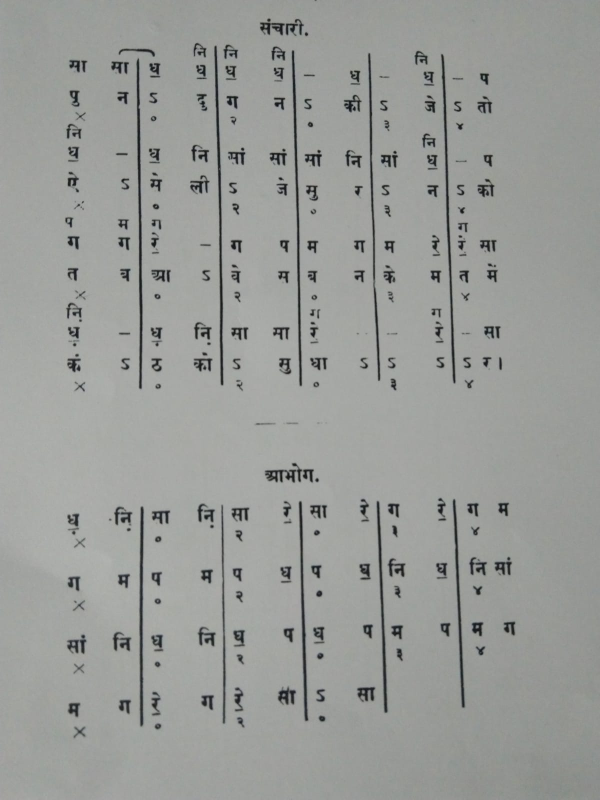
#> input picture part1.jpeg, 1200 x 1599 px (shown at 1/2 size)
$ jupyter execute 'Text Extraction Preprocessing.ipynb'
#> lines starting #> are read from the running program, lines starting #| are printed output that depends on the picture; after the words box and inside, x2 and y2 are one past the last pixel; in counts of white or black regions, pixels touching at a corner belong together
[cell 1]
import pandas as pd
import numpy as np
import matplotlib.pyplot as plt

[cell 2]
import pathlib
import cv2
import os
import sys
import PIL.Image as Image

[cell 3]
# IMAGE_SHAPE = (1200, 1200)
notes = cv2.imread("part1.jpeg", cv2.IMREAD_GRAYSCALE)
#> notes: shape (1599, 1200); min 11, max 183, mean 155.2
notes = cv2.cvtColor(notes, cv2.COLOR_BGR2RGB)
#> notes: shape (1599, 1200, 3)
notes

[cell 4]
_ , bin_notes = cv2.threshold(notes, 120, 255, cv2.THRESH_BINARY)
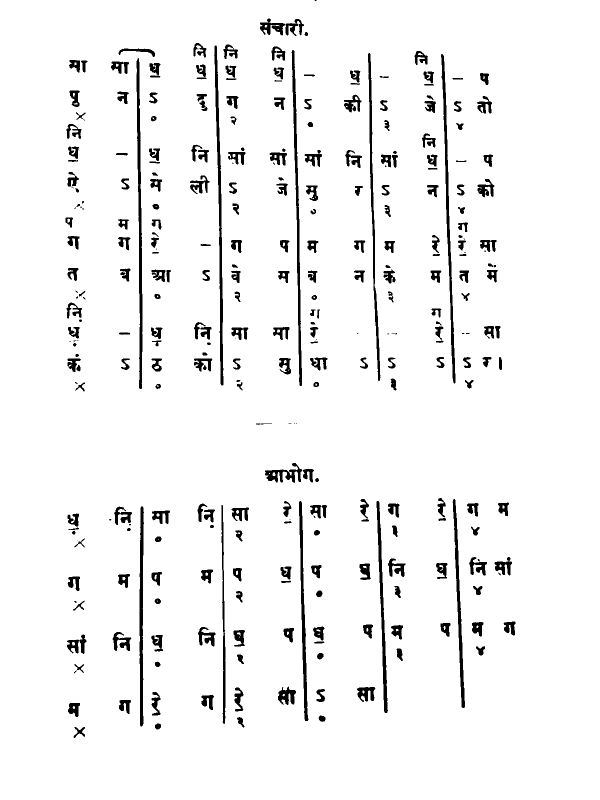
#> bin_notes: shape (1599, 1200, 3) (shown at 1/2 size); 95% white; 320 black regions (45 under 20 px), largest, box (x1, y1, x2, y2) and area: (273, 116, 285, 778) 3763, (428, 91, 447, 771) 3741, (882, 108, 911, 767) 3551

kernal = np.ones((1,1), np.uint8)
bin_notes = cv2.dilate(bin_notes , kernal, iterations = 5)

[cell 5]
plt.matshow(bin_notes)

[cell 6]
cv2.imwrite('binary_file.jpeg', bin_notes )
#> Out = True

[cell 7]
black = np.ones(bin_notes.shape)
plt.imshow(black)

[cell 8]
BinGray = cv2.Canny(bin_notes, 900, 100, 10)
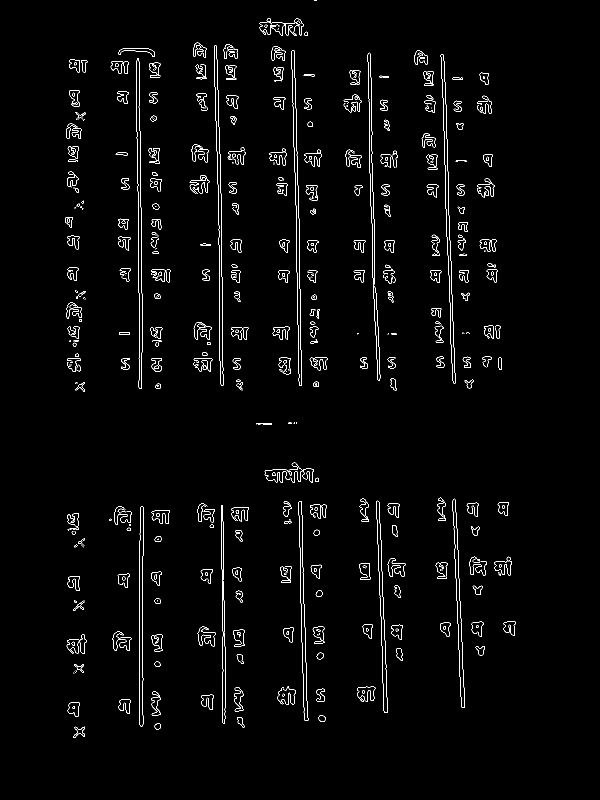
#> BinGray: shape (1599, 1200) (shown at 1/2 size); 1.9% white in thin lines or dots, all inside (x1, y1, x2, y2) = (130, 0, 1031, 1476)
plt.imshow( BinGray)

[cell 9]
contours, hierarchy = cv2.findContours(BinGray, cv2.RETR_EXTERNAL, cv2.CHAIN_APPROX_NONE)
#> contours = 453 contours, 272 with area under 20; largest, box (x1, y1, x2, y2) and area: (272, 116, 285, 778) 3753, (428, 90, 447, 771) 3742, (583, 100, 604, 772) 3554, (881, 108, 911, 767) 3549, (278, 1012, 288, 1453) 2814

[cell 10]
cv2.drawContours(notes, contours,-1, (0,255,0), 3)
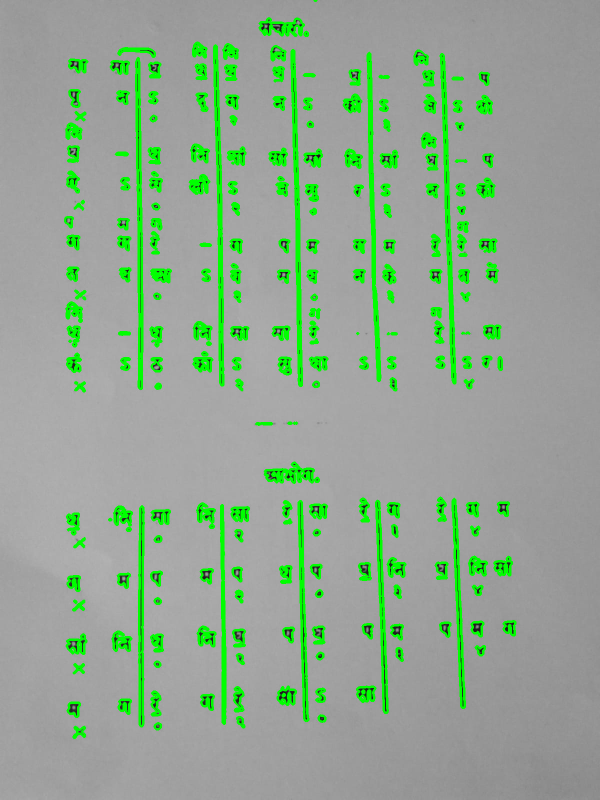
#> notes: shape (1599, 1200, 3) (shown at 1/2 size); mean R, G, B 145.7, 167, 145.7
plt.matshow(notes)

[cell 11]
cv2.drawContours(black, contours,-1, (0,255,0), 3)
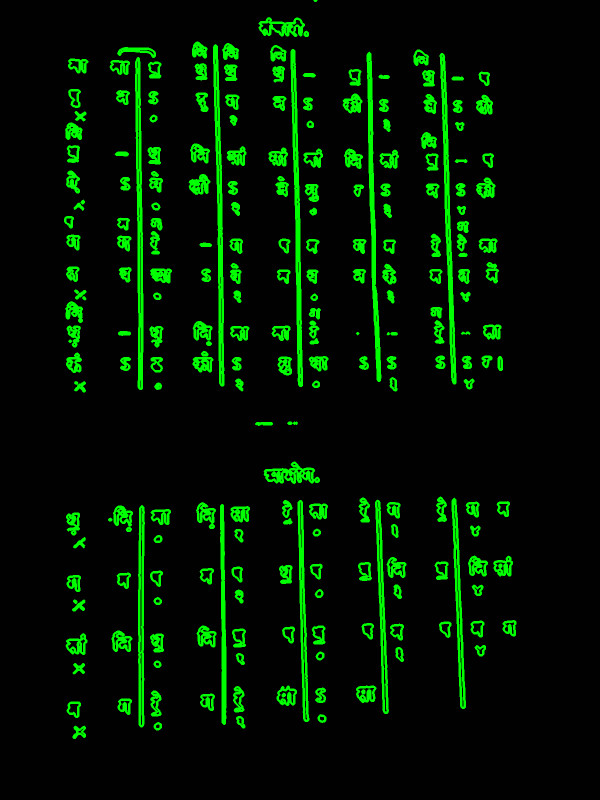
#> black: shape (1599, 1200, 3) float64 (shown at 1/2 size); mean of channels 0, 1, 2 0.9, 22.2, 0.9; drawn as B, G, R
plt.matshow(black)
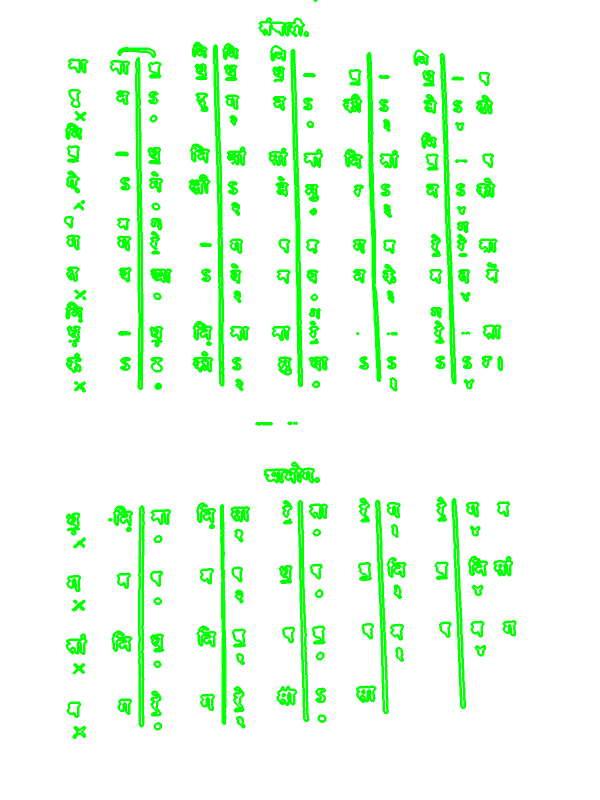
#> shown: shape (1599, 1200, 3) float64 (shown at 1/2 size); mean R, G, B 0.916, 1, 0.916

[cell 12]
len(contours)
#> Out = 453

[cell 13]
for cnt in contours:
    x, y, w, h = cv2.boundingRect(cnt)
    cv2.rectangle(notes, (x, y), (x + w, y + h), (255, 0, 0), 2)
#> this loop made 453 passes
#> (x, y, w, h) on passes 1 to 3: (147, 1453, 23, 23), (309, 1446, 13, 13), (474, 1434, 15, 21)
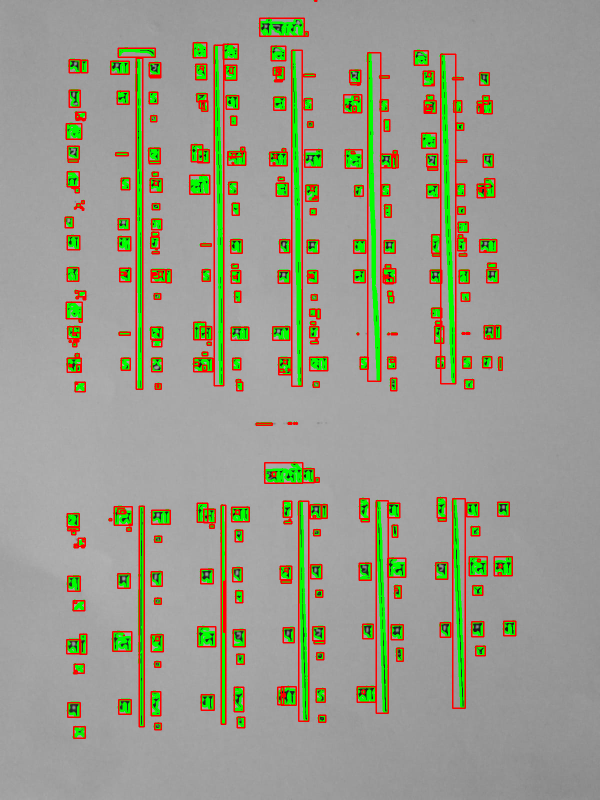
#> notes: shape (1599, 1200, 3) (shown at 1/2 size); 5.36% of pixels changed, all inside (x1, y1, x2, y2) = (129, 0, 1033, 1478)
plt.matshow( notes)
